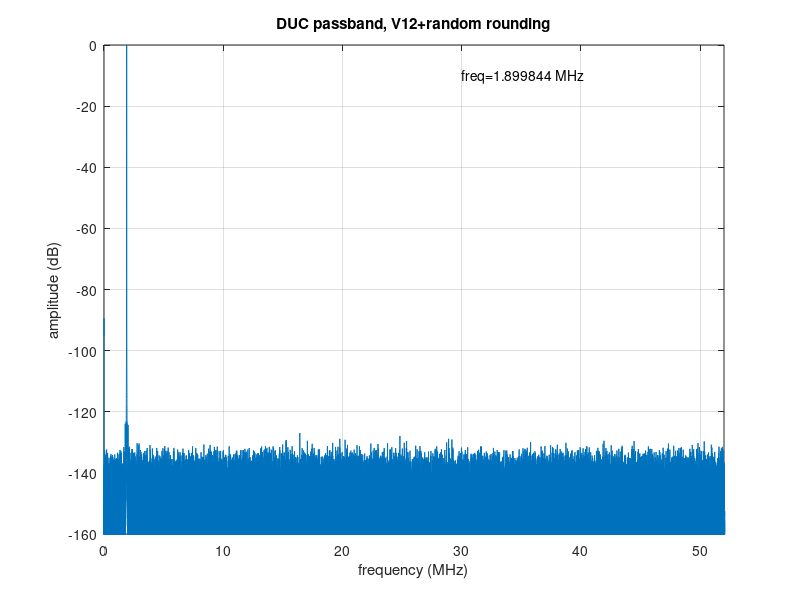
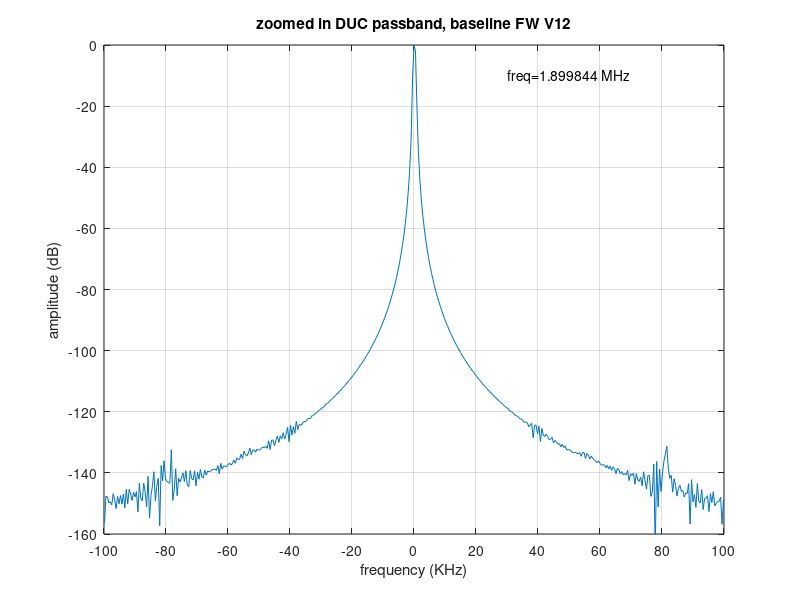

MATLAB code to generate these figures, in order:
pkg load signal
clear all;
close all;
clc;


% load file; find length & sample rate
load('ducdata.txt');


%get X range, zero centred FFT
%freqvalues is the freq in MHz of each FFT bin
N=length(ducdata);
fs=122880000;
freqvalues = (-N/2:N/2-1)*(fs/N)*1e-6;

%window and FFT the data
%window = blackmanharris(N);
window = hanning(N);
windoweddata = window.*ducdata;
result = fft(windoweddata);
result = fftshift(result);

%convert to dB, 0dB=top
absolute = abs(result);

% get a 1 sided vector, stareting at DC
absolute1sided=absolute(N/2:N-1);
freqvalues1sided=freqvalues(N/2:N-1);
[largest, index]=max(absolute1sided);
ampl_dB = 20*log10(absolute1sided/largest);
freqoflargest=freqvalues1sided(index);

%plot result
figure(1);
plot(freqvalues1sided, ampl_dB);
yticks(-200:10:0);

xlabel("frequency");
ylabel("amplitude");
xticks (0:10:50);
yticks (-160:20:0);
xlim([0 52]);
ylim([-160 0]);
xlabel("frequency (MHz)");
ylabel("amplitude (dB)");
title('DUC passband, V12+random rounding');
text(30, -10,sprintf("freq=%f MHz", freqoflargest));
grid on;

% now work out a zoomed in view +/-XKHz either side of largest
% extent = amount either side, in Hz
fftbinwidth = fs/N;
extent = 100000;
extent_bins=extent/fftbinwidth;
freq_zoomed = (freqvalues1sided(index-extent_bins:index+extent_bins) - freqoflargest)*1000;
ampl_dB_zoomed = ampl_dB(index-extent_bins:index+extent_bins);

%plot zoomed result
figure(2);
plot(freq_zoomed, ampl_dB_zoomed);
yticks(-200:10:0);

xlabel("frequency");
ylabel("amplitude");
xticks (-100:20:100);
yticks (-160:20:0);
ylim([-160 0]);
xlabel("frequency (KHz)");
ylabel("amplitude (dB)");
title('zoomed in DUC passband, baseline FW V12');
text(30, -10,sprintf("freq=%f MHz", freqoflargest));
grid on;
